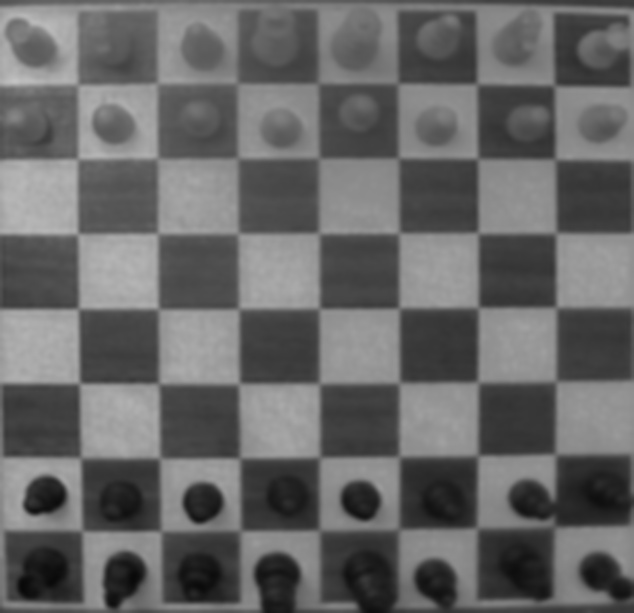
#> input picture scripts/after.jpg, 634 x 613 px, found by its file name; the run also reads 1 picture not shown here
$ python tracker.py
#> lines starting #> are read from the running program, lines starting #| are printed output that depends on the picture; after the words box and inside, x2 and y2 are one past the last pixel; in counts of white or black regions, pixels touching at a corner belong together
### scripts/detector.py
import cv2
import numpy as np
import random
import math


class Detector():
    def __init__(self):
        """"
            center: cropped to board image center
            angle: cropped image rotation angle
        """
        self.center = None
        self.angle = None
        self.size = None

    # [10 lines left out: function _show_image, not called in this run]

    def prepare(self, image):
        """
        method stays only edges on the image

        :param image: image 1-channel
        :return: image 1-channel
        """
        # (5,5) kernel best for camera
        blur = cv2.GaussianBlur(image, (5, 5), 0)
        ret, th = cv2.threshold(blur, 0, 255, cv2.THRESH_BINARY + cv2.THRESH_OTSU)
        canny = cv2.Canny(blur, 0, ret)
        kernel = np.ones((5, 5), np.uint8)
        dilation = cv2.dilate(canny, kernel, iterations=1)
        return dilation

    # [6 lines left out: function _draw_contours_and_show, not called in this run]

    def _find_square(self, image):
        """"
        :returns:  squares with area with simialr to chess field, and chessboard - suspected squares
                    hierarchy - just hierarchy of squares, squares[i] is correlated with hierarchy[i], i(-1, inf+)
        """
        # prepared = self.prepare(image)
        # cv2.imshow('prepared', prepared)
        cnts, hier = cv2.findContours(image, cv2.RETR_TREE, cv2.CHAIN_APPROX_TC89_KCOS)

        # (4500 - 5500) pix - range of field area for my camera tripod
        min_area = 4500
        max_area = 5500
        squares = []
        hierarchy = []
        for c, h in zip(cnts, *hier):

            approx = cv2.approxPolyDP(c, 0.05 * cv2.arcLength(c, True), True)
            rect = cv2.minAreaRect(c)
            # area = cv2.contourArea(c)
            area = rect[1][0] * rect[1][1]
            if 3 < len(approx) <= 6 and (min_area < area < max_area or 80 * max_area > area > 64 * min_area):
                rect = cv2.minAreaRect(c)
                squares.append(rect)
                hierarchy.append(h)
        return squares, hierarchy

    def _find_board(self, squares):
        """
        :param squares: array of square similar shape and area close to chessbord and chessfield
        :return: biggest area square
        """
        if len(squares) > 0:
            return max(squares, key=lambda x: x[1][0])
        else:
            return None

    def _crop_board(self, image, board):
        cropped = None
        if board == None:
            pass
        else:
            center, size, angle = board[0], board[1], board[2] % 90
            center, size = tuple(map(int, center)), tuple(map(int, size))
            height, width = image.shape[0], image.shape[1]
            rot_matrix = cv2.getRotationMatrix2D(center, angle, 1)
            rotated = cv2.warpAffine(image, rot_matrix, (width, height))
            cropped = cv2.getRectSubPix(rotated, size, center)
            self.center = center
            self.angle = angle
            self.size = size
        return cropped

    def _prepare_lines(self, preapred_image):
        """
        method find vertical and horizontal lines

        :param preapred_image: edge image
        :return: lines
        """

        lines = cv2.HoughLines(preapred_image, 1, np.pi / 2, 255, None, 0, 0)
        detected_lines = []
        for i in lines:
            for rho, theta in i:
                a = np.cos(theta)
                b = np.sin(theta)
                x0 = a * rho
                y0 = b * rho
                x1 = int(x0 + 1000 * (-b))
                y1 = int(y0 + 1000 * a)
                x2 = int(x0 - 1000 * (-b))
                y2 = int(y0 - 1000 * a)
                detected_lines.append([(x1, y1), (x2, y2)])
        return detected_lines

    def _group_line(self, lines):
        """
        metohd group lines by x param of y = ax+b

        :param lines: detected vertical and horizontal lines
        :return: vertical and horizontal lines
        """
        pionowe = []
        poziome = []
        for line in lines:
            x1, y1, x2, y2 = line[0][0], line[0][1], line[1][0], line[1][1]
            th = 5
            # th - value of pixel tolerance
            if abs(x1 - x2) >= th:
                poziome.append(line)
            else:
                pionowe.append(line)
        pionowe.sort(key=lambda x: x[0][0])
        poziome.sort(key=lambda y: y[0][1])
        return poziome, pionowe

    def _find_pivot_and_dist(self, set, param, key):
        """"
        :param: set -> zbiór lini poziomych/pionowych
        :param: value of width/height
        :param: key -> klucze - x to 0, y to 1

        :returns elem środkowy i dystans pomięc liniami szachownicy
        """
        # find pivot and dist
        nearest_to_middle: int = 0
        how_close = math.inf

        for i in range(len(set)):
            if abs(set[i][0][key] - (param / 2)) <= how_close:
                how_close = abs(set[i][0][key] - param / 2)
                nearest_to_middle = i
                # cv2.line(cdst, pionowe[nearest_to_middle][0], pionowe[nearest_to_middle][1], (0, 0, 255), 1)

        # distance from pivot to next
        dist = -1
        mean = 0
        counter = 0
        for i in range(len(set)):
            if param / 8 > set[i][0][key] - set[nearest_to_middle][0][key] >= param / 10:
                dist = set[i][0][key] - set[nearest_to_middle][0][key]
                mean += dist
                counter += 1

        dist = mean // counter
        return nearest_to_middle, dist

    def _filter_vertical_lines(self, pionowe, width):
        """

        :param pionowe: vertical lines
        :param width: image width
        :return: filtered vertical lines
        """
        # find pivot and dist
        nearest_to_middle, dist = self._find_pivot_and_dist(pionowe, width, 0)
        # print('dist:= ' + str(dist))
        for i in range(len(pionowe) - 1):
            if dist * 1.4 > abs(pionowe[i][0][0] - pionowe[i + 1][0][0]) > dist * .8:
                # cv2.line(cdst, pionowe[i][0], pionowe[i][1], (0, 0, 255), 1)
                pass
            else:
                pionowe[i] = None
                # i += 1
                if i == len(pionowe) - 1:
                    break

        pionowe = list(filter(lambda x: x is not None, pionowe))
        return pionowe, dist

    # [130 lines left out: functions _filter_horizontal_lines, _vertical_lines_reconstruction, _horizontal_lines_reconstruction, _find_corners_in_PIby2_1px_lines, _corners_logic, _show_fields, not called in this run]

    def _lines_logic(self, board_image):
        """
        method contains all logic responsible for lines
        :param board_image:
        :return:
        """
        clache = cv2.createCLAHE(clipLimit=2.0, tileGridSize=(8, 8))
        cl_board = clache.apply(board_image)
        image = self.prepare(cl_board)
        h8, width = board_image.shape[0], board_image.shape[1]
        cdst = np.zeros((h8, width, 3), np.uint8) + 250
        detected_lines = self._prepare_lines(image)
        poziome, pionowe = self._group_line(detected_lines)
        pionowe, dist_pion = self._filter_vertical_lines(pionowe, width)
        poziome, dist_poz = self._filter_horizontal_lines(poziome, h8)
        pionowe.sort(key=lambda x: x[0][0])
        poziome.sort(key=lambda x: x[0][1])
        self._horizontal_lines_reconstruction(poziome, dist_poz, h8)
        self._vertical_lines_reconstruction(pionowe, dist_pion, width)
        for line in pionowe:
            cv2.line(cdst, line[0], line[1], (255, 0, 0), 1)
        for line in poziome:
            cv2.line(cdst, line[0], line[1], (255, 0, 0), 1)
        return cdst

    # [62 lines left out: functions _find_A8_field, _name_fields, _fields_logic, not called in this run]

    def get_board(self, frame):
        """
        method return cropped frame to board
        :param frame:

        """
        prepare = self.prepare(frame)
        squares, _ = self._find_square(prepare)
        board = self._find_board(squares)
        cropp_to_board = self._crop_board(frame, board)
        cv2.imshow('prepared',prepare)

        return cropp_to_board

    def get_fields(self, board_image):
        """
        method return named fields from board image
        :param board_image:
        """
        chessboard_lines_img = self._lines_logic(board_image)
        cv2.imshow('lines', chessboard_lines_img)
        chessboard_lines_img = cv2.cvtColor(chessboard_lines_img, cv2.COLOR_BGR2GRAY)
        fields = self._corners_logic(chessboard_lines_img)
        fields = self._fields_logic(fields, board_image)
        return fields


# [9 lines that do not run on import are left out]

### scripts/tracker.py
import chess
import cv2
from scripts.detector import Detector
from sklearn.cluster import KMeans


class Tracker:
    # [57 lines left out: functions __init__, compare, find_move, cropp_and_rotate_like_first_scene, not called in this run]


if __name__ == '__main__':
    path = 'D:\Programming\python\chess-registrator\\after.jpg'
    path_2 = 'D:\Programming\python\chess-registrator\\before.jpg'

    image_ = cv2.imread(path, 0)
#> image_ is the input picture: shape (613, 634); min 9, max 195, mean 102.9
    image_2 = cv2.imread(path_2, 0)
    detector = Detector()
    cropped = detector.get_board(image_)
#> in prepare, `ret, th = cv2.threshold(blur, 0, 255, cv2.THRESH_BINARY + cv2.THRESH_O..`:
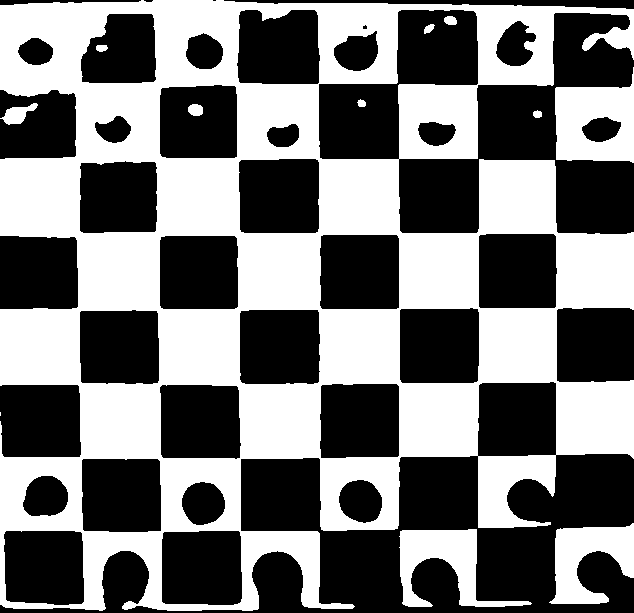
#> th: shape (613, 634); 46.9% white; 12 white regions (1 under 20 px), largest, box (x1, y1, x2, y2) and area: (0, 0, 634, 611) 168065, (555, 67, 634, 163) 5104, (399, 529, 532, 607) 4202
#> in prepare, `ret, th = cv2.threshold(blur, 0, 255, cv2.THRESH_BINARY + cv2.THRESH_O..`: ret = 105
#> in prepare, `canny = cv2.Canny(blur, 0, ret)`: canny: shape (613, 634); 2.8% white in thin lines or dots
#> in prepare, `dilation = cv2.dilate(canny, kernel, iterations=1)`:
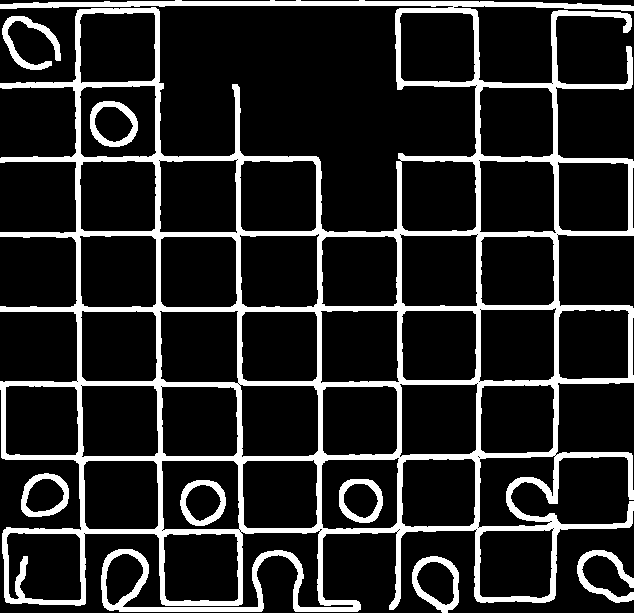
#> dilation: shape (613, 634); 15.3% white; 8 white regions
#> in _find_square, `cnts, hier = cv2.findContours(image, cv2.RETR_TREE, cv2.CHAIN_APPROX_T..`: cnts = 84 contours, 31 with area under 20; largest, box (x1, y1, x2, y2) and area: (0, 0, 634, 612) 245730, (159, 310, 239, 384) 5622, (320, 310, 400, 384) 5529, (159, 159, 238, 234) 5494, (239, 384, 319, 458) 5438
#> the loop in _find_square, `for c, h in zip(cnts, *hier): ` made 84 passes
#> (h, approx, area) on passes 1, 4, 8, 9, 16, 24: ([2, -1, 1, -1], [[422, 558], [413, 586], [447, 612], [458, 572]], 2576), ([5, 2, 4, -1], [[59, 476], [29, 479], [26, 515], [66, 505]], 2021), ([8, -1, -1, 6], [[128, 553], [143, 573], [112, 605], [107, 567]], 1854.6), ([9, 7, -1, 6], [[164, 536], [235, 534], [238, 598], [167, 600]], 5100), ([16, 14, -1, 6], [[553, 530], [547, 596], [479, 594], [482, 532]], 5032), ([26, 22, 24, 6], [[162, 460], [233, 460], [238, 529], [162, 529]], 5382)
#> (h, area) on passes 2, 3, 5, 6, 7, 11: ([-1, -1, -1, 0], 1542.2), ([3, 0, -1, -1], 2912), ([-1, -1, -1, 3], 1215), ([6, 3, -1, -1], 2953.2), ([-1, 5, 7, -1], 386763), ([11, 9, -1, 6], 5100)
#> after the loop in _find_square, `for c, h in zip(cnts, *hier):`: squares = 29 items
#> in get_board, `board = self._find_board(squares)`: board = ((316.5, 305.5), (611, 633), -90)
#> in _crop_board, `center, size, angle = board[0], board[1], board[2] % 90`: center = (316.5, 305.5); size = (611, 633); angle = 0
#> in _crop_board, `center, size = tuple(map(int, center)), tuple(map(int, size))`: center = (316, 305)
#> in _crop_board, `rot_matrix = cv2.getRotationMatrix2D(center, angle, 1)`: rot_matrix = [[1, 0, 0], [0, 1, 0]]
#> in _crop_board, `cropped = cv2.getRectSubPix(rotated, size, center)`:
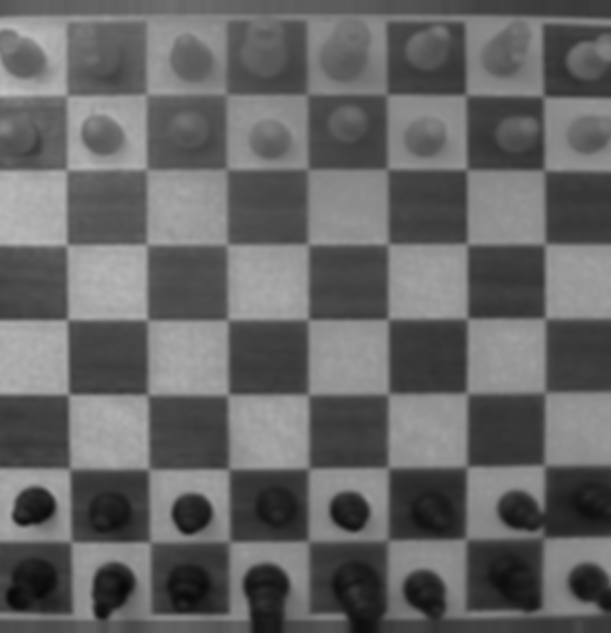
#> cropped: shape (633, 611); min 9, max 195, mean 101.8
#> in _crop_board, `self.center = center`: self.center = (316, 305)
#> in _crop_board, `self.angle = angle`: self.angle = 0
#> in _crop_board, `self.size = size`: self.size = (611, 633)
    fields = detector.get_fields(cropped)
#> in _lines_logic, `cl_board = clache.apply(board_image)`:
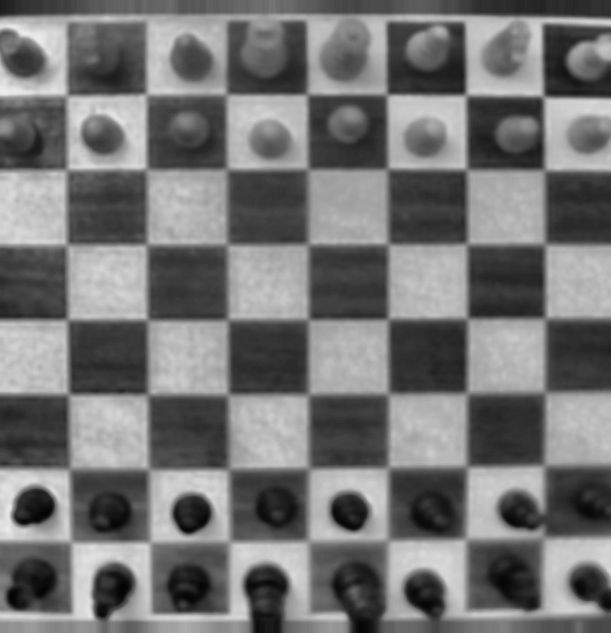
#> cl_board: shape (633, 611); min 3, max 236, mean 116.5
#> in prepare (call 2), `ret, th = cv2.threshold(blur, 0, 255, cv2.THRESH_BINARY + cv2.THRESH_O..`:
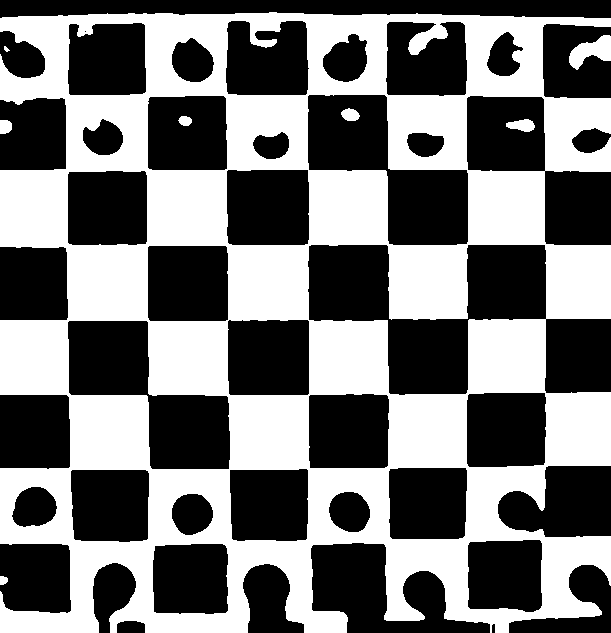
#> th: shape (633, 611); 46.5% white; 8 white regions, largest, box (x1, y1, x2, y2) and area: (0, 12, 611, 633) 178399, (569, 35, 611, 70) 803, (506, 119, 535, 132) 259
#> in prepare (call 2), `ret, th = cv2.threshold(blur, 0, 255, cv2.THRESH_BINARY + cv2.THRESH_O..`: ret = 120
#> in prepare (call 2), `canny = cv2.Canny(blur, 0, ret)`:
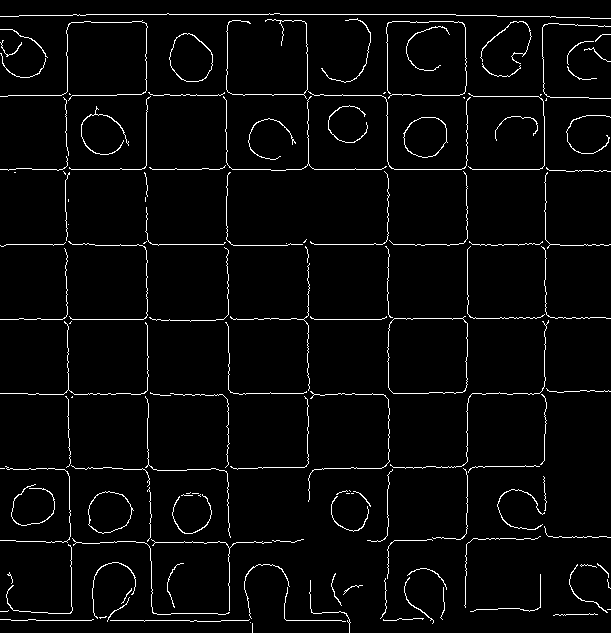
#> canny: shape (633, 611); 3.3% white in thin lines or dots
#> in prepare (call 2), `dilation = cv2.dilate(canny, kernel, iterations=1)`:
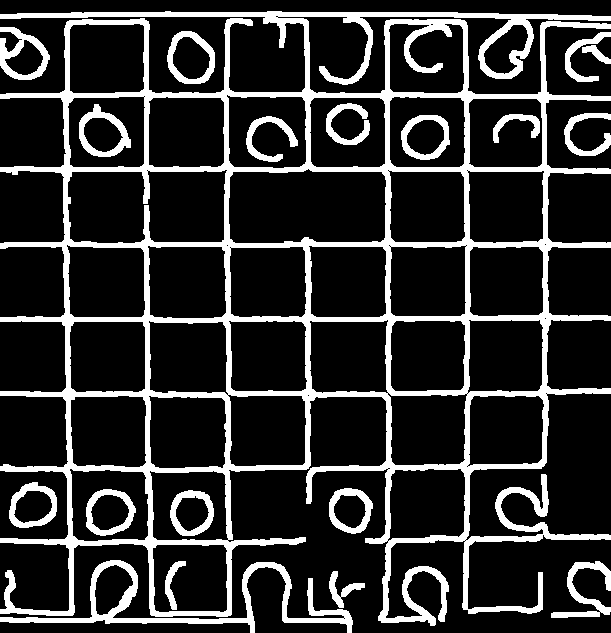
#> dilation: shape (633, 611); 18.2% white; 19 white regions, largest, box (x1, y1, x2, y2) and area: (0, 11, 611, 626) 54018, (0, 560, 353, 633) 3973, (551, 561, 611, 618) 1083
#> in _prepare_lines, `lines = cv2.HoughLines(preapred_image, 1, np.pi / 2, 255, None, 0, 0)`: lines = 18 rows, first 8: [243, 1.57], [319, 1.57], [169, 1.57], [16, 1.57], [96, 1.57], [228, 0], [393, 1.57], [387, 0]
#> the loop in _prepare_lines, `for i in lines:` made 18 passes
#> i on passes 1 to 12: [[243, 1.57]], [[319, 1.57]], [[169, 1.57]], [[16, 1.57]], [[96, 1.57]], [[228, 0]], [[393, 1.57]], [[387, 0]], [[466, 0]], [[148, 0]], [[468, 1.57]], [[67, 0]]
#> after the loop in _prepare_lines, `for i in lines:`: detected_lines = 18 items
#> the loop in _group_line, `for line in lines:` made 18 passes
#> (x1, y1, x2, y2) on passes 1 to 12: (-1000, 242, 999, 243), (-1000, 318, 999, 319), (-1000, 168, 999, 169), (-1000, 15, 999, 16), (-1000, 95, 999, 96), (228, 1000, 228, -1000), (-1000, 392, 999, 393), (387, 1000, 387, -1000), (466, 1000, 466, -1000), (148, 1000, 148, -1000), (-1000, 467, 999, 468), (67, 1000, 67, -1000)
#> after the loop in _group_line, `for line in lines:`: pionowe = [[(228, 1000), (228, -1000)], [(387, 1000), (387, -1000)], [(466, 1000), (466, -1000)], [(148, 1000), (148, -1000)], [(67, 1000), (67, -1000)], [(544, 1000), (544, -1000)], [(308, 1000), (308, -1000)]]; poziome = 11 items
#> in _lines_logic, `poziome, pionowe = self._group_line(detected_lines)`: pionowe = [[(67, 1000), (67, -1000)], [(148, 1000), (148, -1000)], [(228, 1000), (228, -1000)], [(308, 1000), (308, -1000)], [(387, 1000), (387, -1000)], [(466, 1000), (466, -1000)], [(544, 1000), (544, -1000)]]
#> the loop in _find_pivot_and_dist, `for i in range(len(set)):` made 7 passes
#> how_close on passes 1 to 4: 238.5, 157.5, 77.5, 2.5
#> after the loop in _find_pivot_and_dist, `for i in range(len(set)):`: how_close = 2.5; nearest_to_middle = 3
#> the loop in _find_pivot_and_dist, `for i in range(len(set)):` made 7 passes
#> after the loop in _find_pivot_and_dist, `for i in range(len(set)):`: counter = 0
#> (the run stopped early here; a loop or call above may not have finished)
